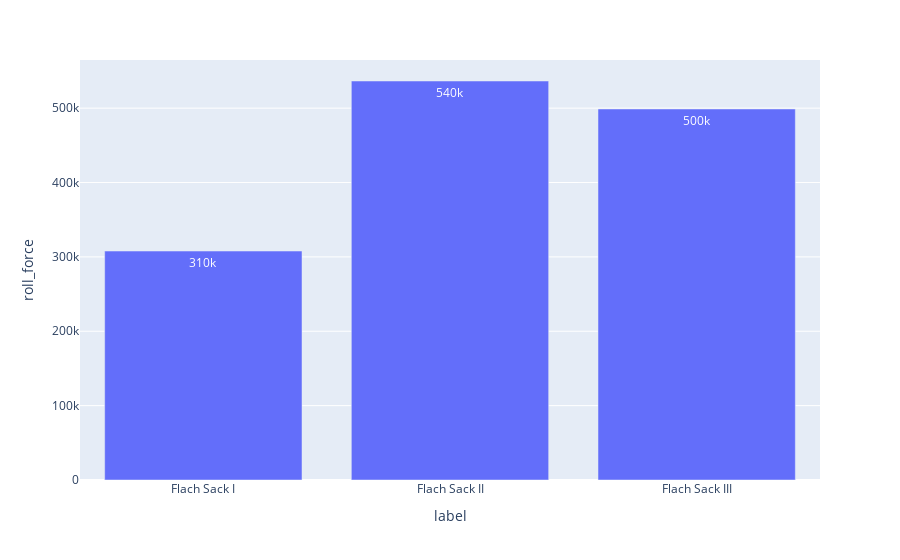

Notebook code for this chart:
### Markdown cell above
### Roll Forces of Each Pass

### Code cell
px.bar(df_roll_passes, x="label", y="roll_force", text_auto=".2s")

### Figure 1 — Plotly figure (JSON) as saved in the notebook; plotly's stock layout.template omitted (floating-point values rounded to 4 significant figures)
{"data": [{"hovertemplate": "label=%{x}<br>roll_force=%{y}<extra></extra>", "legendgroup": "", "marker": {"color": "#636efa", "pattern": {"shape": ""}}, "name": "", "orientation": "v", "showlegend": false, "textposition": "auto", "texttemplate": "%{y:.2s}", "type": "bar", "x": ["Flach Sack I", "Flach Sack II", "Flach Sack III"], "xaxis": "x", "y": [307900.0, 536500.0, 498900.0], "yaxis": "y"}], "layout": {"barmode": "relative", "legend": {"tracegroupgap": 0}, "margin": {"t": 60}, "xaxis": {"anchor": "y", "domain": [0, 1], "title": {"text": "label"}}, "yaxis": {"anchor": "x", "domain": [0, 1], "title": {"text": "roll_force"}}}}
